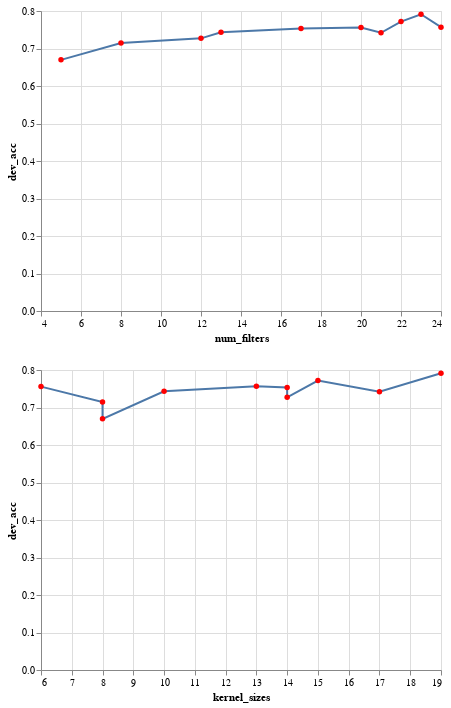

Source (notebook cell):
### Code cell
chart1 = alt.Chart(data).mark_line(point=alt.OverlayMarkDef(color="red")).encode(
    x='num_filters',
    y='dev_acc')
chart2 = alt.Chart(data).mark_line(point=alt.OverlayMarkDef(color="red")).encode(
    x='kernel_sizes',
    y='dev_acc')
chart1 & chart2

### Figure 1 — Vega-Lite specification as saved in the notebook (floating-point values rounded to 4 significant figures)
{"config": {"view": {"continuousWidth": 400, "continuousHeight": 300}}, "vconcat": [{"mark": {"type": "line", "point": {"color": "red"}}, "encoding": {"x": {"field": "num_filters", "type": "quantitative"}, "y": {"field": "dev_acc", "type": "quantitative"}}}, {"mark": {"type": "line", "point": {"color": "red"}}, "encoding": {"x": {"field": "kernel_sizes", "type": "quantitative"}, "y": {"field": "dev_acc", "type": "quantitative"}}}], "data": {"name": "data-5a9df6f67796f126662e156d31fb6bde"}, "$schema": "https://vega.github.io/schema/vega-lite/v4.17.0.json", "datasets": {"data-5a9df6f67796f126662e156d31fb6bde": [{"num_filters": 8.0, "kernel_sizes": 8.0, "dev_acc": 0.7144, "test_acc": 0.7227}, {"num_filters": 22.0, "kernel_sizes": 15.0, "dev_acc": 0.7718, "test_acc": 0.7677}, {"num_filters": 17.0, "kernel_sizes": 14.0, "dev_acc": 0.7534, "test_acc": 0.7474}, {"num_filters": 21.0, "kernel_sizes": 17.0, "dev_acc": 0.742, "test_acc": 0.7479}, {"num_filters": 24.0, "kernel_sizes": 13.0, "dev_acc": 0.7569, "test_acc": 0.7748}, {"num_filters": 23.0, "kernel_sizes": 19.0, "dev_acc": 0.7913, "test_acc": 0.7743}, {"num_filters": 5.0, "kernel_sizes": 8.0, "dev_acc": 0.6697, "test_acc": 0.6689}, {"num_filters": 20.0, "kernel_sizes": 6.0, "dev_acc": 0.7557, "test_acc": 0.7611}, {"num_filters": 12.0, "kernel_sizes": 14.0, "dev_acc": 0.7271, "test_acc": 0.7348}, {"num_filters": 13.0, "kernel_sizes": 10.0, "dev_acc": 0.7431, "test_acc": 0.7342}]}}
